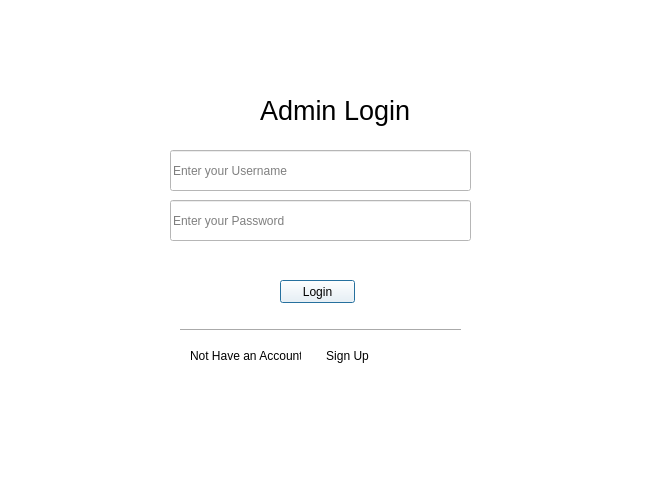
<?xml version="1.0" encoding="UTF-8"?>
<ui version="4.0">
 <class>Dialog</class>
 <widget class="QDialog" name="Dialog">
  <property name="windowModality">
   <enum>Qt::NonModal</enum>
  </property>
  <property name="geometry">
   <rect>
    <x>0</x>
    <y>0</y>
    <width>661</width>
    <height>503</height>
   </rect>
  </property>
  <property name="windowTitle">
   <string>Dialog</string>
  </property>
  <property name="windowIcon">
   <iconset>
    <normaloff>:/newPrefix/resources/4chan.png</normaloff>:/newPrefix/resources/4chan.png</iconset>
  </property>
  <property name="styleSheet">
   <string notr="true">background-color:rgb(255, 255, 255)</string>
  </property>
  <property name="sizeGripEnabled">
   <bool>true</bool>
  </property>
  <property name="modal">
   <bool>true</bool>
  </property>
  <widget class="QLabel" name="label">
   <property name="geometry">
    <rect>
     <x>260</x>
     <y>90</y>
     <width>181</width>
     <height>41</height>
    </rect>
   </property>
   <property name="font">
    <font>
     <family>Microsoft JhengHei UI</family>
     <pointsize>20</pointsize>
     <weight>50</weight>
     <bold>false</bold>
    </font>
   </property>
   <property name="focusPolicy">
    <enum>Qt::ClickFocus</enum>
   </property>
   <property name="styleSheet">
    <string notr="true">font-size:20pt</string>
   </property>
   <property name="text">
    <string>Admin Login</string>
   </property>
  </widget>
  <widget class="QLineEdit" name="username">
   <property name="geometry">
    <rect>
     <x>170</x>
     <y>150</y>
     <width>301</width>
     <height>41</height>
    </rect>
   </property>
   <property name="focusPolicy">
    <enum>Qt::ClickFocus</enum>
   </property>
   <property name="maxLength">
    <number>20</number>
   </property>
   <property name="placeholderText">
    <string>Enter your Username</string>
   </property>
  </widget>
  <widget class="QLineEdit" name="password">
   <property name="geometry">
    <rect>
     <x>170</x>
     <y>200</y>
     <width>301</width>
     <height>41</height>
    </rect>
   </property>
   <property name="focusPolicy">
    <enum>Qt::ClickFocus</enum>
   </property>
   <property name="statusTip">
    <string/>
   </property>
   <property name="text">
    <string/>
   </property>
   <property name="maxLength">
    <number>8</number>
   </property>
   <property name="echoMode">
    <enum>QLineEdit::PasswordEchoOnEdit</enum>
   </property>
   <property name="placeholderText">
    <string>Enter your Password</string>
   </property>
  </widget>
  <widget class="QPushButton" name="loginbutton">
   <property name="geometry">
    <rect>
     <x>280</x>
     <y>280</y>
     <width>75</width>
     <height>23</height>
    </rect>
   </property>
   <property name="text">
    <string>Login</string>
   </property>
  </widget>
  <widget class="QPushButton" name="signup_button">
   <property name="geometry">
    <rect>
     <x>310</x>
     <y>340</y>
     <width>75</width>
     <height>31</height>
    </rect>
   </property>
   <property name="text">
    <string>Sign Up</string>
   </property>
   <property name="flat">
    <bool>true</bool>
   </property>
  </widget>
  <widget class="Line" name="line">
   <property name="geometry">
    <rect>
     <x>180</x>
     <y>320</y>
     <width>281</width>
     <height>21</height>
    </rect>
   </property>
   <property name="orientation">
    <enum>Qt::Horizontal</enum>
   </property>
  </widget>
  <widget class="QLabel" name="label_3">
   <property name="geometry">
    <rect>
     <x>480</x>
     <y>190</y>
     <width>47</width>
     <height>41</height>
    </rect>
   </property>
   <property name="text">
    <string/>
   </property>
   <property name="pixmap">
    <pixmap>:/newPrefix/resources/key.png</pixmap>
   </property>
   <property name="scaledContents">
    <bool>true</bool>
   </property>
  </widget>
  <widget class="QPushButton" name="show_pass">
   <property name="geometry">
    <rect>
     <x>440</x>
     <y>210</y>
     <width>21</width>
     <height>21</height>
    </rect>
   </property>
   <property name="text">
    <string/>
   </property>
   <property name="icon">
    <iconset>
     <normaloff>:/&lt;no prefix&gt;/resources/view.png</normaloff>:/&lt;no prefix&gt;/resources/view.png</iconset>
   </property>
   <property name="flat">
    <bool>true</bool>
   </property>
  </widget>
  <widget class="QLabel" name="label_2">
   <property name="geometry">
    <rect>
     <x>190</x>
     <y>340</y>
     <width>111</width>
     <height>31</height>
    </rect>
   </property>
   <property name="text">
    <string>Not Have an Account ?</string>
   </property>
  </widget>
  <widget class="QLabel" name="label_4">
   <property name="geometry">
    <rect>
     <x>190</x>
     <y>80</y>
     <width>51</width>
     <height>51</height>
    </rect>
   </property>
   <property name="text">
    <string/>
   </property>
   <property name="pixmap">
    <pixmap resource="../resources/logo.qrc">:/&lt;noprefix&gt;/administrator.png</pixmap>
   </property>
   <property name="scaledContents">
    <bool>true</bool>
   </property>
  </widget>
  <widget class="QPushButton" name="backbutton">
   <property name="geometry">
    <rect>
     <x>20</x>
     <y>30</y>
     <width>41</width>
     <height>41</height>
    </rect>
   </property>
   <property name="text">
    <string/>
   </property>
   <property name="icon">
    <iconset resource="../resources/logo.qrc">
     <normaloff>:/&lt;noprefix&gt;/back-button.png</normaloff>:/&lt;noprefix&gt;/back-button.png</iconset>
   </property>
   <property name="iconSize">
    <size>
     <width>25</width>
     <height>25</height>
    </size>
   </property>
   <property name="flat">
    <bool>true</bool>
   </property>
  </widget>
 </widget>
 <resources>
  <include location="../resources/logo.qrc"/>
 </resources>
 <connections/>
</ui>
